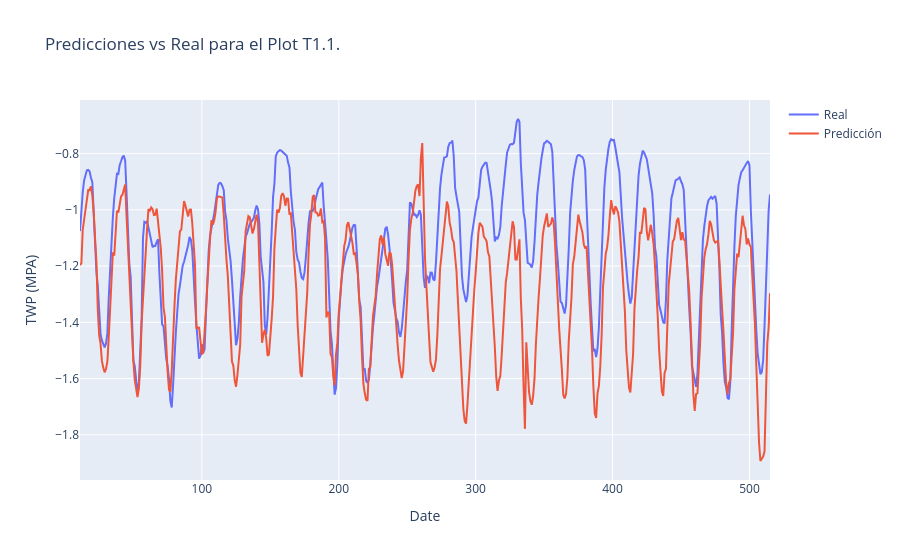
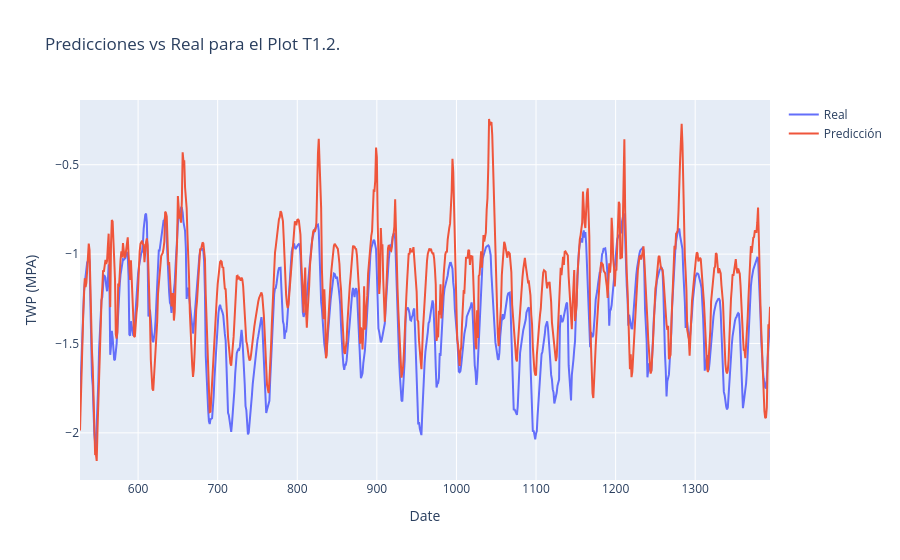
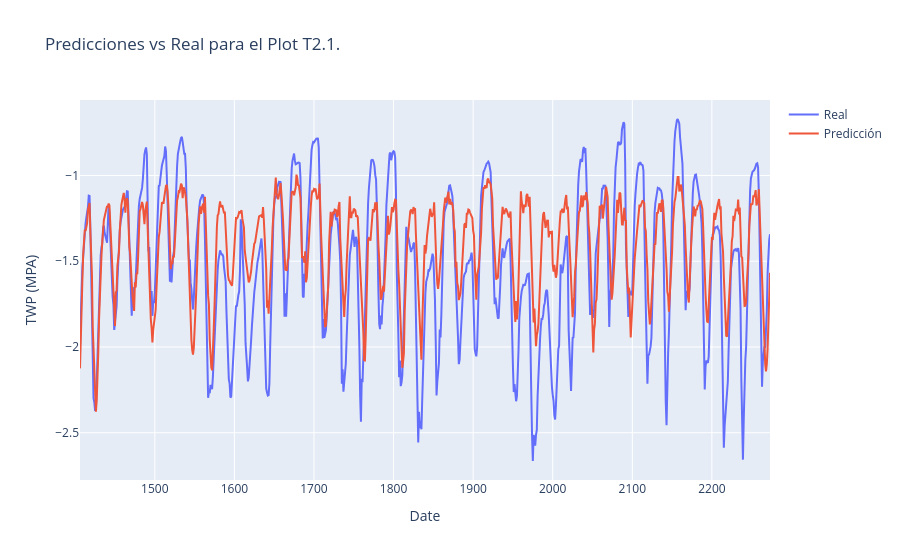

Notebook code cell kept with these figures, in order:
### Code cell
for id in test_scaled['ID'].unique():
    # Select data for the current ID
    df_plot = test_scaled[test_scaled['ID'] == id]


    X_test = df_plot.drop(columns=['FP', 'ID', 'ID_encoded'])
    y_test = df_plot['FP']


    y_pred = best_knn_model.predict(X_test)
    y_pred = scaler_y.inverse_transform(y_pred.reshape(-1, 1)).flatten()  # Ensure correct shape

    # Compute evaluation metrics
    r2, mae, rmse, cvrmse = calcular_metricas(y_test, y_pred)
    print_metrics(id, r2, mae, rmse, cvrmse)

    # Plot predictions 
    fig_individual = go.Figure()
    fig_individual.add_trace(go.Scatter(x=df_plot.index, y=y_test, name='Real', mode='lines'))
    fig_individual.add_trace(go.Scatter(x=df_plot.index, y=y_pred, name='Predicción', mode='lines'))
    fig_individual.update_layout(
        title=f'Predicciones vs Real para el Plot {id}',
        xaxis_title='Date',
        yaxis_title='TWP (MPA)'
    )
    fig_individual.show()


    nueva_linea = pd.DataFrame({
        'Modelo': ['KNN'],
        'Arbol': [id],
        'R2': [r2],
        'MAE': [mae],
        'RMSE': [rmse],  
        'CVRMSE': [cvrmse]
    })

    metricas_df = pd.concat([metricas_df, nueva_linea], ignore_index=True)

### Figure 1 — Plotly figure (JSON) as saved in the notebook; plotly's stock layout.template omitted (floating-point values rounded to 4 significant figures; data arrays with more than 128 entries replaced by an {"elided": "..."} marker saying what was removed)
{"data": [{"mode": "lines", "name": "Real", "type": "scatter", "x": {"elided": "505 int values"}, "y": {"elided": "505 float values"}}, {"mode": "lines", "name": "Predicción", "type": "scatter", "x": {"elided": "505 int values"}, "y": {"elided": "505 float values"}}], "layout": {"title": {"text": "Predicciones vs Real para el Plot T1.1."}, "xaxis": {"title": {"text": "Date"}}, "yaxis": {"title": {"text": "TWP (MPA)"}}}}

### Figure 2 — Plotly figure (JSON) as saved in the notebook; plotly's stock layout.template omitted (floating-point values rounded to 4 significant figures; data arrays with more than 128 entries replaced by an {"elided": "..."} marker saying what was removed)
{"data": [{"mode": "lines", "name": "Real", "type": "scatter", "x": {"elided": "868 int values"}, "y": {"elided": "868 float values"}}, {"mode": "lines", "name": "Predicción", "type": "scatter", "x": {"elided": "868 int values"}, "y": {"elided": "868 float values"}}], "layout": {"title": {"text": "Predicciones vs Real para el Plot T1.2."}, "xaxis": {"title": {"text": "Date"}}, "yaxis": {"title": {"text": "TWP (MPA)"}}}}

### Figure 3 — Plotly figure (JSON) as saved in the notebook; plotly's stock layout.template omitted (floating-point values rounded to 4 significant figures; data arrays with more than 128 entries replaced by an {"elided": "..."} marker saying what was removed)
{"data": [{"mode": "lines", "name": "Real", "type": "scatter", "x": {"elided": "868 int values"}, "y": {"elided": "868 float values"}}, {"mode": "lines", "name": "Predicción", "type": "scatter", "x": {"elided": "868 int values"}, "y": {"elided": "868 float values"}}], "layout": {"title": {"text": "Predicciones vs Real para el Plot T2.1."}, "xaxis": {"title": {"text": "Date"}}, "yaxis": {"title": {"text": "TWP (MPA)"}}}}
